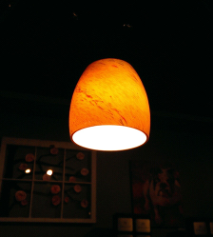
#> input picture data/task_low_light_enhancement/data/1.png, 213 x 237 px
$ python lle_by_retinex.py ../data/1.png 1.0
#> lines starting #> are read from the running program, lines starting #| are printed output that depends on the picture
import cv2, os, sys
import numpy as np

sigma = 80.0

def replace_zero_with_min(channel):
    """対数計算(log)でのゼロエラー（無限大）を防ぐため、0を極小値に置き換える"""
    min_nonzero = np.min(channel[channel > 0]) if np.any(channel > 0) else 1
    channel[channel == 0] = min_nonzero
    return channel

def single_scale_retinex(img_v, sigma):
    """SSR (Single-Scale Retinex) の処理"""
    # ゼロ埋め対策
    img_v = replace_zero_with_min(img_v.astype(np.float64))

    # ガウシアンフィルタによる周囲環境光（ぼかし画像）の推定
    # ※ sigma=0 の時、ksizeから自動計算されるよう第3引数に設定
    blur = cv2.GaussianBlur(img_v, (0, 0), sigma)
    blur = replace_zero_with_min(blur)

    # 数式: log(I) - log(F * I)
    ssr = np.log10(img_v) - np.log10(blur)
    return ssr

def multi_scale_retinex(img_v, sigmas, weights):
    """MSR (Multi-Scale Retinex) の処理"""
    msr = np.zeros(img_v.shape, dtype=np.float64)

    # 複数のSSRを重み付けして足し合わせる
    for sigma, weight in zip(sigmas, weights):
        msr += weight * single_scale_retinex(img_v, sigma)

    return msr

def restore_and_normalize(retinex_v):
    """Retinex処理後のデータを0-255の範囲に正規化してuint8に変換する"""
    # 平均と標準偏差を使って、2シグマの範囲を0-255にマッピング（コントラスト調整）
    mean = np.mean(retinex_v)
    std = np.standard(retinex_v) if hasattr(np, 'standard') else np.std(retinex_v)

    min_val = mean - 2 * std
    max_val = mean + 2 * std

    normalized = (retinex_v - min_val) / (max_val - min_val) * 255
    normalized = np.clip(normalized, 0, 255).astype(np.uint8)
    return normalized

def main():

    global sigma

    argv = sys.argv
    argc = len(argv)

    print('%s executes Retinex' % argv[0])
    print('[usage] python %s <image> [<sigma(%.1f)>]' % (argv[0], sigma))

    if argc < 2:
        quit()

    # 画像の読み込み (BGR)
    img = cv2.imread(argv[1])
#> img is the input picture: shape (237, 213, 3); mean B, G, R 12.1, 27.2, 36.8
    if img is None:
        print('failed to load image: %s' % argv[1])
        quit()

    cv2.imshow('original', img)

    # HSV空間に変換してV（明度）チャンネルを抽出
    hsv = cv2.cvtColor(img, cv2.COLOR_BGR2HSV)
#> hsv: shape (237, 213, 3); mean H, S, V 53.9, 193.5, 39.3
    h, s, v = cv2.split(hsv)
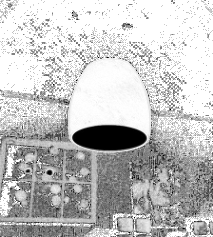
#> s: shape (237, 213); min 0, max 255, mean 193.5
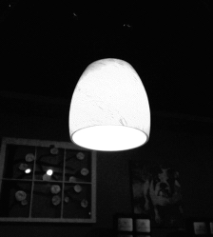
#> v: shape (237, 213); min 2, max 255, mean 39.3

    if argc > 2:
        sigma = float(argv[2])

    # 1. SSRの実行
    ssr_raw = single_scale_retinex(v, sigma=sigma)
#> in replace_zero_with_min, `min_nonzero = np.min(channel[channel > 0]) if np.any(channel > 0) else 1`: min_nonzero = 2
    ssr_v = restore_and_normalize(ssr_raw)
#> in restore_and_normalize, `mean = np.mean(retinex_v)`: mean = -0.0141
#> in restore_and_normalize, `std = np.standard(retinex_v) if hasattr(np, 'standard') else np.std(re..`: std = 0.0755
#> in restore_and_normalize, `min_val = mean - 2 * std`: min_val = -0.165
#> in restore_and_normalize, `max_val = mean + 2 * std`: max_val = 0.137
    img_ssr = cv2.cvtColor(cv2.merge([h, s, ssr_v]), cv2.COLOR_HSV2BGR)
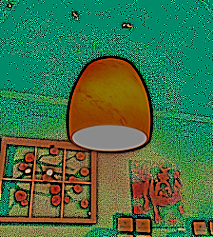
#> img_ssr: shape (237, 213, 3); mean B, G, R 73.2, 114.6, 64.7

    cv2.imshow('SSR', img_ssr)

    # 2. MSRの実行 (小・中・大のスケール、均等な重み)
    sigmas = [15/80*sigma, sigma, 250/80*sigma]
    weights = [1/3, 1/3, 1/3]
    msr_raw = multi_scale_retinex(v, sigmas, weights)
#> the loop in multi_scale_retinex, `for sigma, weight in zip(sigmas, weights):` made 3 passes
#> pass 1, in single_scale_retinex (call 2), `ssr = np.log10(img_v) - np.log10(blur)`:
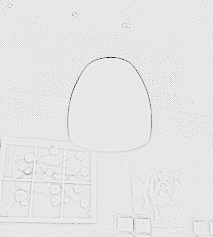
#> ssr: shape (237, 213) float64; min -6.65e-06, max 6.77e-07, mean -4.05e-08; drawn with min black and max white
#> after the loop in multi_scale_retinex, `for sigma, weight in zip(sigmas, weights):`:
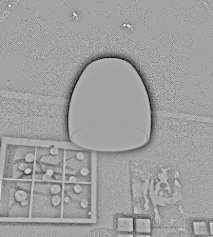
#> msr: shape (237, 213) float64; min -0.74, max 0.412, mean -0.0199; drawn with min black and max white
    msr_v = restore_and_normalize(msr_raw)
#> in restore_and_normalize (call 2), `mean = np.mean(retinex_v)`: mean = -0.0199
#> in restore_and_normalize (call 2), `std = np.standard(retinex_v) if hasattr(np, 'standard') else np.std(re..`: std = 0.0785
#> in restore_and_normalize (call 2), `min_val = mean - 2 * std`: min_val = -0.177
#> in restore_and_normalize (call 2), `normalized = np.clip(normalized, 0, 255).astype(np.uint8)`:
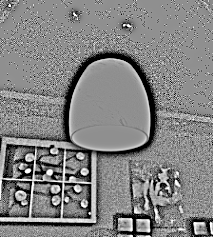
#> normalized: shape (237, 213); min 0, max 255, mean 130.7
    img_msr = cv2.cvtColor(cv2.merge([h, s, msr_v]), cv2.COLOR_HSV2BGR)
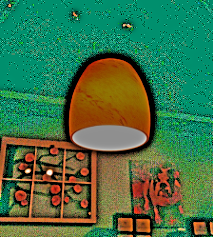
#> img_msr: shape (237, 213, 3); mean B, G, R 72.4, 113.5, 65.8

    cv2.imshow('MSR', img_msr)

    print('Hit s-key to save and terminate')
    print('Hit any other key to quit')

    key = cv2.waitKey(0)
#> (key Esc is pressed here)
    cv2.destroyAllWindows()

    if key == ord('s') or key == ord('S'):

        base = os.path.basename(argv[1])
        filename = os.path.splitext(base)[0]

        SIGMA1 = '%.0f' % (15/80*sigma)
        SIGMA2 = '%.0f' % sigma
        SIGMA3 = '%.0f' % (250/80*sigma)

        ssr_path = '%s_ssr_%s.png' % (filename, SIGMA2)
        cv2.imwrite(ssr_path, img_ssr)
        print('save %s' % ssr_path)

        msr_path = '%s_msr_%s_%s_%s.png' % (filename, SIGMA1, SIGMA2, SIGMA3)
        cv2.imwrite(msr_path, img_msr)
        print('save %s' % msr_path)

if __name__ == '__main__':
    main()

$ run again, on data/task_low_light_enhancement/data/3.png
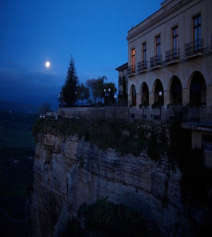
#> input picture data/task_low_light_enhancement/data/3.png, 212 x 237 px
#> in main, img is the input picture: shape (237, 212, 3); mean B, G, R 72.2, 42.2, 22.1
#> hsv: shape (237, 212, 3); mean H, S, V 108.3, 149.5, 72.3
#> min_nonzero = 1
#> mean = -0.0135
#> std = 0.0739
#> min_val = -0.161
#> max_val = 0.134
#> the loop in multi_scale_retinex, `for sigma, weight in zip(sigmas, weights):` made 3 passes
#> after the loop in multi_scale_retinex, `for sigma, weight in zip(sigmas, weights):`:
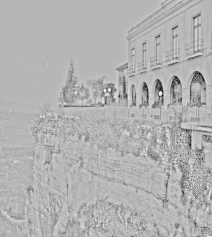
#> msr: shape (237, 212) float64; min -0.753, max 0.3, mean -0.0163; drawn with min black and max white
#> in main, `img_msr = cv2.cvtColor(cv2.merge([h, s, msr_v]), cv2.COLOR_HSV2BGR)`:
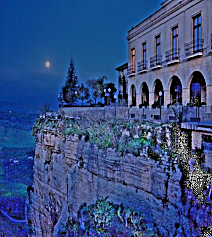
#> img_msr: shape (237, 212, 3); mean B, G, R 130.3, 78.2, 53.6
